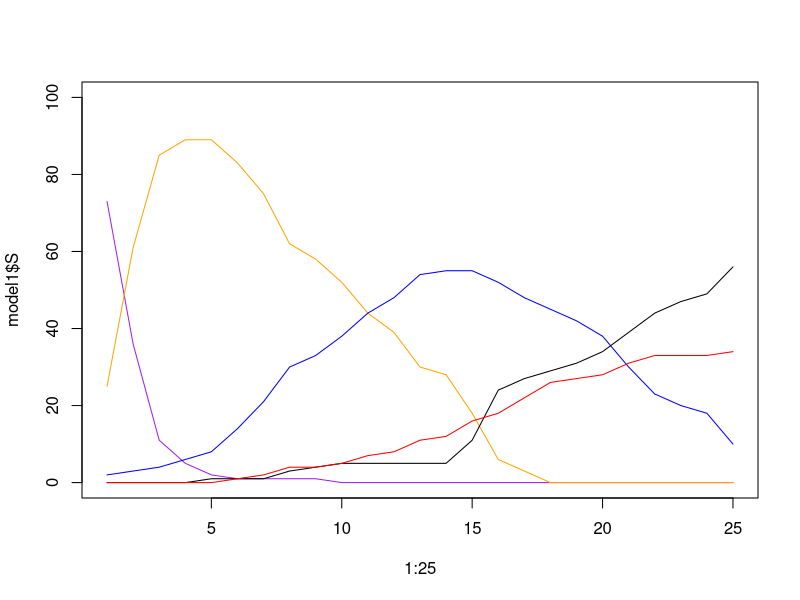

Write R code to recreate this figure.
## ---- chunk 1
#PART 1
#Create a population of agents
AgentGen1 <- function(nPop1, E0, I0){
  
  Agent1 <- data.frame(AgentNo = 1:nPop1,
                     State = "S",
                     Mixing = runif(nPop1,0,1),
                     TimeE = 0,
                     TimeI = 0,
                     stringsAsFactors = FALSE)
  
  Agent1$State[1:E0] <- "E" #The first E0 people will be exposed
  Agent1$TimeE[1:E0] <- rbinom(E0, 13, 0.5) + 1 #There's a 50/50 chance they were exposed for                                                   up to 14 days before the experiment started
  Agent1$State[(E0+1):(E0 + I0)] <- "I" #The next I0 people will be assigned "I"
  Agent1$TimeI[(E0+1):(E0 + I0)] <- rbinom(I0, 12, 0.5) + 1
  
  return(Agent1)
}
  
Agent1 <- AgentGen1(nPop1 = 100, E0 = 5, I0 = 5)
#nPop1 <-  1000



ABM1 <- function(Agent1, par1, nTime1){
  nPop1 <- nrow(Agent1)
 
   #Output with placeholders
  Out1 <- data.frame(S = rep(0, nTime1),
                   E = rep(0, nTime1),
                   I = rep(0, nTime1),
                   R = rep(0, nTime1),
                   D = rep(0, nTime1))
  
  #PART 2
  #Move the people through time
  for(k in 1:nTime1){
    StateS1 <- (1:nPop1)[Agent1$State == "S"] #People who are susceptible
    StateSE1 <- (1:nPop1)[Agent1$State == "S" | Agent1$State == "E"]
    
    for(i in StateS1){
      #Determine whether they like to meet people or not
      Mix1 <- Agent1$Mixing[i]
      
      #How many agents will they meet?
      Meet1 <- round(Mix1 * par1$MaxMix, 0) + 1 #+1 ensures everybody meets                                                   at least 1 person
      
      #Grab agents they will meet
      Meet2 <- sample(StateSE1, 
                      Meet1, 
                      replace = TRUE,
                      prob = Agent1$Mixing[StateSE1])
      
      for(j in 1:length(Meet2)){
        #Grab who they will meet
        Meet1a <- Agent1[Meet2[j], ]
        #If exposed, change state
        if (Meet1a$State == "E"){
          #Extra criteria for exposure
          Urand1 <- runif(1,0,1)
          if (Urand1 < par1$S2E){
          Agent1$State[i] <- "E"
          }
        }
      }
    }
    #Grab those who have been exposed, and index them forward (increment the time)
      StateE1 <- (1:nPop1)[Agent1$State == "E"]
      Agent1$TimeE[StateE1] = Agent1$TimeE[StateE1] + 1
      StateE2 <- (1:nPop1)[Agent1$State == "E" & Agent1$TimeE > 14]
      Agent1$State[StateE2] <- "R"
      
      #Add another group
      # Grab those who COULD become sick
      StateE3 <- (1:nPop1)[Agent1$State == "E" & Agent1$TimeE > 3]
      for(i in StateE3){
        #Randomly assign if they become sick or not
        Urand1 <- runif(1,0,1)
        if(Urand1 < par1$E2I){
          Agent1$State[i] <- "I"
        }
      }
    StateI1 <-  (1:nPop1)[Agent1$State == "I"] #Taking those who are sick
    Agent1$TimeI[StateI1] = Agent1$TimeI[StateI1] + 1 #Incrementing them forward in time
    
    #Now to decide who recovers
    StateI2 <- (1:nPop1)[Agent1$State == "I" & Agent1$TimeI > 14]
    Agent1$State[StateI2] <- "R" #Those who are sick for more than 14 days are recovered
    
    #Some also die if they are sick for more than a certain time
    StateI3 <- (1:nPop1)[Agent1$State == "I" & Agent1$TimeI < 15]
    Agent1$State[StateI3] <- ifelse(
      runif(length(StateI3), 0, 1) > par1$I2D, "I", "D")
      
      
    #Tracking how many are exposed, ill, etc.
    Out1$S[k] <- length(Agent1$State[Agent1$State == "S"])
    Out1$E[k] <- length(Agent1$State[Agent1$State == "E"])
    Out1$I[k] <- length(Agent1$State[Agent1$State == "I"])
    Out1$R[k] <- length(Agent1$State[Agent1$State == "R"])
    Out1$D[k] <- length(Agent1$State[Agent1$State == "D"])
  }
  return(Out1)
}

par1 <- data.frame(MaxMix = 10,
                   S2E = 0.25,
                   E2I = 0.1,
                   I2D = 0.05)

Agent1 <- AgentGen1(100, E0 = 5, I0 = 2)

#Plotting etc.
model1 <- ABM1(Agent1, par1, nTime1 = 25) 

plot(1:25, model1$S, type = "l", col = "purple", ylim = c(0,100))
lines(model1$E, col = "orange")
lines(model1$I, col = "blue")
lines(model1$R, col = "black")
lines(model1$D, col = "red")




